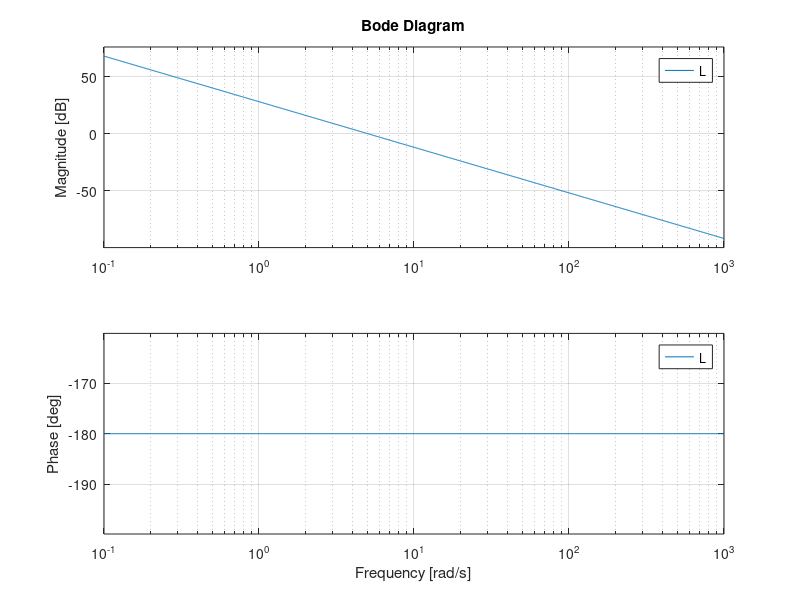

MATLAB code to generate this figure: (Note: this script raises an error after producing the figure.)
clear
close all  
clc
 
% Laplace variable
s = tf('s');

% Loop transfer functions
Ga = 1; Gf = 1; Gs = 1;
Gp = 1/s;

% Reference requirements
Gc_origin_poles = 1;
delta = 36.5-8.25;
kc = 10^(delta/20)

% Transient requirements
s_cap = 0.05;
tr = 0.5;
damping = abs(log(s_cap)) / sqrt(pi^2 + log(s_cap)^2)
Tp = 1 / (2 * damping * sqrt(1 - damping^2))
Sp_num = 2 * damping * sqrt(2 + 4 * damping^2 + 2 * sqrt(1 + 8 * damping^2));
Sp_den = sqrt(1 + 8 * damping^2) + 4 * damping^2 - 1;
Sp = Sp_num / Sp_den
cf_num = (pi - acos(damping)) * sqrt(sqrt(1 + 4 * damping^4) - 2 * damping^2);
cf_den = sqrt(1 - damping^2) * tr;
crossover_freq = cf_num / cf_den

% Controller design

Gc = kc/(s^Gc_origin_poles);
L = minreal(zpk(Gc*Gp*Ga*Gf*Gs), 1e-3);

figure(1), bode(L), grid on
[num, den] = tfdata(L, 'v');
figure(2), nyquist1(num, den), grid on
figure(3)
myngridst(Tp, Sp), hold on
nichols(L), hold on

desired_cross_freq = 5;
norm_freq = 25;
z = desired_cross_freq / norm_freq;
Rz = 1 + s/z;

Gc = Gc * Rz
L = minreal(zpk(Gc*Gp*Ga*Gf*Gs), 1e-3);
nichols(L)

T = minreal(zpk(L/(1+L)));
figure(4), step(T/(Gf*Gs)), grid on
